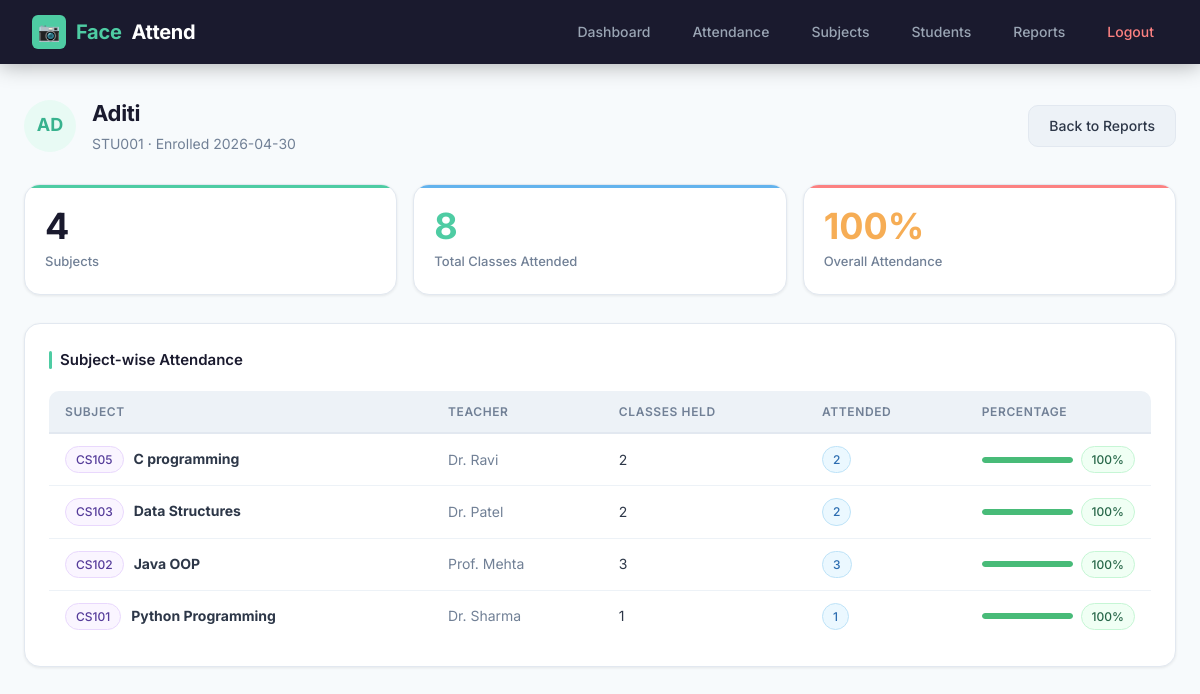
Page /student/STU001 (signed in) on the committed database.
### tables this page shows
CREATE TABLE students (
            id          INTEGER PRIMARY KEY AUTOINCREMENT,
            name        TEXT    NOT NULL,
            student_id  TEXT    UNIQUE NOT NULL,
            enrolled_at TEXT    NOT NULL
        );

### app.py (the view)
@app.route("/student/<student_id>")
@login_required
def student_detail(student_id):
    from backend.database import get_student_by_id
    student = get_student_by_id(student_id)
    report  = get_student_subject_report(student_id)
    totals  = {r["subject_code"]: r["total_classes"]
               for r in get_total_classes_per_subject()}
    return render_template("student_detail.html",
                           student=student,
                           report=report,
                           totals=totals)

### app.py (called while the page is built)
def login_required(f):
    from functools import wraps
    @wraps(f)
    def decorated(*args, **kwargs):
        if "logged_in" not in session:
            return redirect(url_for("login"))
        return f(*args, **kwargs)
    return decorated

### backend/database.py (called while the page is built)
def get_connection():
    conn = sqlite3.connect(DB_PATH)
    conn.row_factory = sqlite3.Row
    return conn

def get_student_by_id(student_id):
    conn = get_connection()
    cursor = conn.cursor()
    cursor.execute("SELECT * FROM students WHERE student_id = ?", (student_id,))
    student = cursor.fetchone()
    conn.close()
    return student

def get_student_subject_report(student_id):
    conn = get_connection()
    cursor = conn.cursor()
    cursor.execute("""
        SELECT
            sub.subject_code,
            sub.subject_name,
            sub.teacher_name,
            COUNT(a.id) AS classes_attended
        FROM subjects sub
        LEFT JOIN attendance a
          ON sub.subject_code = a.subject_code
         AND a.student_id = ?
        GROUP BY sub.subject_code
        ORDER BY sub.subject_name
    """, (student_id,))
    report = cursor.fetchall()
    conn.close()
    return report

def get_total_classes_per_subject():
    conn = get_connection()
    cursor = conn.cursor()
    cursor.execute("""
        SELECT subject_code, subject_name, teacher_name,
               COUNT(DISTINCT date) AS total_classes
        FROM attendance
        GROUP BY subject_code
    """)
    data = cursor.fetchall()
    conn.close()
    return data

### templates/student_detail.html (shortened to what this page needs)
{% extends "base.html" %}
{% block content %}
<div class="page-header">
  <div style="display:flex;align-items:center;gap:1rem">
    <div class="student-avatar" style="width:52px;height:52px;font-size:18px">
      {{ student.name[:2].upper() }}
    </div>
    <div>
      <div class="page-title">{{ student.name }}</div>
      <div class="page-subtitle">{{ student.student_id }} &middot; Enrolled {{ student.enrolled_at[:10] }}</div>
    </div>
  </div>
  <a href="/reports" class="btn btn-secondary">Back to Reports</a>
</div>
<div class="stat-grid">
  {% set total_attended = report|sum(attribute='classes_attended') %}
  {% set total_classes  = totals.values()|sum %}
  <div class="stat-card">
    <div class="num">{{ report|length }}</div>
    <div class="label">Subjects</div>
  </div>
  <div class="stat-card">
    <div class="num" style="color:#4ecca3">{{ total_attended }}</div>
    <div class="label">Total Classes Attended</div>
  </div>
  <div class="stat-card">
    <div class="num" style="color:#f6ad55">
      {% if total_classes > 0 %}{{ ((total_attended / total_classes) * 100)|int }}%{% else %}—{% endif %}
    </div>
    <div class="label">Overall Attendance</div>
  </div>
</div>
<div class="card">
  <div class="card-title">Subject-wise Attendance</div>
  <div class="table-wrap">
  <table>
    <thead>
      <tr><th>Subject</th><th>Teacher</th><th>Classes Held</th><th>Attended</th><th>Percentage</th></tr>
    </thead>
    <tbody>
      {% for r in report %}
      {% set held = totals.get(r.subject_code, 0) %}
      {% set pct  = ((r.classes_attended / held * 100)|int) if held > 0 else 0 %}
      <tr>
        <td>
          <span class="badge badge-purple">{{ r.subject_code }}</span>
          <strong style="margin-left:6px">{{ r.subject_name }}</strong>
        </td>
        <td style="color:var(--text-muted)">{{ r.teacher_name }}</td>
        <td>{{ held }}</td>
        <td><span class="badge badge-blue">{{ r.classes_attended }}</span></td>
        <td>
          <div style="display:flex;align-items:center;gap:8px">
            <div style="flex:1;height:6px;background:var(--bg2);border-radius:3px;overflow:hidden">
              <div style="width:{{ pct }}%;height:100%;background:{% if pct >= 75 %}#48bb78{% elif pct >= 50 %}#f6ad55{% else %}#fc8181{% endif %};border-radius:3px"></div>
            </div>
            <span class="badge {% if pct >= 75 %}badge-green{% elif pct >= 50 %}badge-yellow{% else %}badge-red{% endif %}" style="min-width:44px;justify-content:center">
              {{ pct }}%
            </span>
          </div>
        </td>
      </tr>
      {% endfor %}
    </tbody>
  </table>
  </div>
</div>
{% endblock %}

### static/style.css (style rules this page uses)
*, *::before, *::after { margin: 0; padding: 0; box-sizing: border-box; }
:root { --primary: #4ecca3; --primary-dark: #38b28e; --primary-light: #e8faf4; --dark: #1a1a2e; --dark2: #16213e; --dark3: #0f3460; --text: #2d3748; --text-muted: #718096; --text-light: #a0aec0; --bg: #f7fafc; --bg2: #edf2f7; --white: #ffffff; --border: #e2e8f0; --shadow-sm: 0 1px 3px rgba(0,0,0,.08); --shadow: 0 4px 16px rgba(0,0,0,.08); --shadow-lg: 0 8px 32px rgba(0,0,0,.12); --radius-sm: 6px; --radius: 10px; --radius-lg: 16px; --radius-xl: 24px; --success: #48bb78; --danger: #fc8181; --warning: #f6ad55; --info: #63b3ed; }
html { scroll-behavior: smooth; }
body { font-family: 'Inter', 'Segoe UI', sans-serif; background: var(--bg); color: var(--text); min-height: 100vh; font-size: 15px; line-height: 1.6; }
.page-header { display: flex; align-items: center; justify-content: space-between; margin-bottom: 1.75rem; flex-wrap: wrap; gap: 1rem; }
.page-title { font-size: 22px; font-weight: 700; color: var(--dark); letter-spacing: -.3px; }
.page-subtitle { font-size: 14px; color: var(--text-muted); margin-top: 2px; }
.card { background: var(--white); border-radius: var(--radius-lg); padding: 1.5rem; box-shadow: var(--shadow-sm); border: 1px solid var(--border); margin-bottom: 1.5rem; transition: box-shadow .2s; }
.card-title { font-size: 15px; font-weight: 600; color: var(--dark); margin-bottom: 1.2rem; display: flex; align-items: center; gap: 8px; }
.card-title::before { content: ''; width: 3px; height: 18px; background: var(--primary); border-radius: 2px; display: inline-block; }
.stat-grid { display: grid; grid-template-columns: repeat(auto-fit, minmax(160px, 1fr)); gap: 1rem; margin-bottom: 1.75rem; }
.stat-card { background: var(--white); border-radius: var(--radius-lg); padding: 1.4rem 1.25rem; box-shadow: var(--shadow-sm); border: 1px solid var(--border); position: relative; overflow: hidden; transition: transform .18s, box-shadow .18s; }
.stat-card::after { content: ''; position: absolute; top: 0; left: 0; right: 0; height: 3px; border-radius: var(--radius-lg) var(--radius-lg) 0 0; }
.stat-card:nth-child(1)::after { background: var(--primary); }
.stat-card:nth-child(2)::after { background: var(--info); }
.stat-card:nth-child(3)::after { background: var(--danger); }
.stat-card .num { font-size: 36px; font-weight: 700; line-height: 1.1; margin-bottom: 4px; color: var(--dark); }
.stat-card .label { font-size: 13px; color: var(--text-muted); font-weight: 500; }
.btn { display: inline-flex; align-items: center; gap: 6px; padding: 9px 20px; border-radius: var(--radius); border: none; cursor: pointer; font-size: 14px; font-weight: 500; text-decoration: none; transition: all .18s; white-space: nowrap; font-family: inherit; }
.btn-secondary { background: var(--bg2); color: var(--text); border: 1px solid var(--border); }
.table-wrap { overflow-x: auto; border-radius: var(--radius); }
table { width: 100%; border-collapse: collapse; font-size: 14px; }
thead tr { background: var(--bg2); border-bottom: 2px solid var(--border); }
th { padding: 11px 16px; text-align: left; font-weight: 600; color: var(--text-muted); font-size: 12px; text-transform: uppercase; letter-spacing: .05em; white-space: nowrap; }
td { padding: 12px 16px; border-bottom: 1px solid var(--bg2); color: var(--text); vertical-align: middle; }
tbody tr { transition: background .12s; }
tbody tr:last-child td { border-bottom: none; }
.badge { display: inline-flex; align-items: center; gap: 4px; padding: 3px 10px; border-radius: 20px; font-size: 12px; font-weight: 500; white-space: nowrap; }
.badge-green { background: #f0fff4; color: #276749; border: 1px solid #c6f6d5; }
.badge-blue { background: #ebf8ff; color: #2b6cb0; border: 1px solid #bee3f8; }
.badge-purple { background: #faf5ff; color: #553c9a; border: 1px solid #e9d8fd; }
.student-avatar { width: 38px; height: 38px; border-radius: 50%; background: var(--primary-light); color: var(--primary-dark); display: inline-flex; align-items: center; justify-content: center; font-size: 13px; font-weight: 700; flex-shrink: 0; }

### rows in the picture
students: name "AD", name "Aditi", student_id "STU001", enrolled_at "2026-04-30"

### other values in the picture
{{ report|length }} "4"
{{ total_attended }} "8"
{{ ((total_attended / total_classes) * 100)|int }} "100"
{{ r.subject_code }} "CS105" "CS103" "CS102" "CS101"
{{ r.subject_name }} "C programming" "Data Structures" "Java OOP" "Python Programming"
{{ r.teacher_name }} "Dr. Ravi" "Dr. Patel" "Prof. Mehta" "Dr. Sharma"
{{ held }} "2" "2" "3" "1"
{{ r.classes_attended }} "2" "2" "3" "1"
{{ pct }} "100" "100" "100" "100"
